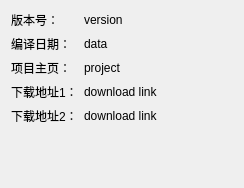
<?xml version="1.0" encoding="UTF-8"?>
<ui version="4.0">
 <class>Form</class>
 <widget class="QWidget" name="Form">
  <property name="geometry">
   <rect>
    <x>0</x>
    <y>0</y>
    <width>244</width>
    <height>188</height>
   </rect>
  </property>
  <property name="windowTitle">
   <string>Form</string>
  </property>
  <layout class="QFormLayout" name="formLayout">
   <item row="0" column="0">
    <widget class="QLabel" name="label_2">
     <property name="text">
      <string>版本号：</string>
     </property>
    </widget>
   </item>
   <item row="0" column="1">
    <widget class="QLabel" name="label_version">
     <property name="text">
      <string>version</string>
     </property>
    </widget>
   </item>
   <item row="1" column="0">
    <widget class="QLabel" name="label">
     <property name="text">
      <string>编译日期：</string>
     </property>
    </widget>
   </item>
   <item row="1" column="1">
    <widget class="QLabel" name="label_data">
     <property name="text">
      <string>data</string>
     </property>
    </widget>
   </item>
   <item row="2" column="0">
    <widget class="QLabel" name="label_5">
     <property name="text">
      <string>项目主页：</string>
     </property>
    </widget>
   </item>
   <item row="2" column="1">
    <widget class="QLabel" name="label_project">
     <property name="text">
      <string>project</string>
     </property>
    </widget>
   </item>
   <item row="3" column="0">
    <widget class="QLabel" name="label_7">
     <property name="text">
      <string>下载地址1：</string>
     </property>
    </widget>
   </item>
   <item row="3" column="1">
    <widget class="QLabel" name="label_download_link_1">
     <property name="text">
      <string>download link</string>
     </property>
    </widget>
   </item>
   <item row="4" column="0">
    <widget class="QLabel" name="label_9">
     <property name="text">
      <string>下载地址2：</string>
     </property>
    </widget>
   </item>
   <item row="4" column="1">
    <widget class="QLabel" name="label_download_link_2">
     <property name="text">
      <string>download link</string>
     </property>
    </widget>
   </item>
  </layout>
 </widget>
 <resources/>
 <connections/>
</ui>
